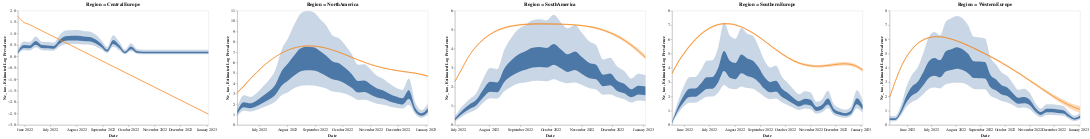

The cell this chart's notebook holds for it:
### Code cell
alt.concat(*(
    alt.layer(ne_plot, case_prev_plot, title=f"Region = {val}").transform_filter(alt.datum.location == val).resolve_scale(y='shared')
    for val in combined_ne_prev_df.location.unique() if val != np.nan
))

### Figure 1 — Vega-Lite specification as saved in the notebook (floating-point values rounded to 4 significant figures; data arrays with more than 128 entries replaced by an {"elided": "..."} marker saying what was removed)
{"config": {"view": {"continuousWidth": 400, "continuousHeight": 300}}, "concat": [{"layer": [{"layer": [{"mark": {"type": "area", "interpolate": "monotone"}, "encoding": {"x": {"axis": {"format": "%B %Y", "grid": false, "title": "Date"}, "field": "date", "type": "temporal"}, "y": {"axis": {"grid": false, "title": "Ne_tao"}, "field": "lower_hpd_log_50", "type": "quantitative"}, "y2": {"field": "upper_hpd_log_50"}}, "height": 300, "width": 500}, {"mark": {"type": "area", "interpolate": "monotone", "opacity": 0.3}, "encoding": {"x": {"axis": {"grid": false, "title": "Date"}, "field": "date", "type": "temporal"}, "y": {"field": "lower_hpd_log_95", "type": "quantitative"}, "y2": {"field": "upper_hpd_log_95"}}, "height": 300, "width": 500}]}, {"layer": [{"mark": {"type": "area", "color": "#f58518", "interpolate": "monotone", "opacity": 0.3}, "encoding": {"x": {"axis": {"format": "%B %Y", "grid": false, "title": "Date"}, "field": "date", "type": "temporal"}, "y": {"axis": {"grid": false, "title": "Estimated Log Prevalence"}, "field": "log_lower_80", "type": "quantitative"}, "y2": {"field": "log_upper_80"}}, "height": 300, "width": 500}, {"mark": {"type": "line", "color": "#f58518", "interpolate": "monotone", "opacity": 1}, "encoding": {"x": {"axis": {"grid": false, "title": "Date"}, "field": "date", "type": "temporal"}, "y": {"axis": {"grid": false, "title": ""}, "field": "log_median", "type": "quantitative"}}, "height": 300, "width": 500}]}], "resolve": {"scale": {"y": "shared"}}, "title": "Region = CentralEurope", "transform": [{"filter": "(datum.location === 'CentralEurope')"}]}, {"layer": [{"layer": [{"mark": {"type": "area", "interpolate": "monotone"}, "encoding": {"x": {"axis": {"format": "%B %Y", "grid": false, "title": "Date"}, "field": "date", "type": "temporal"}, "y": {"axis": {"grid": false, "title": "Ne_tao"}, "field": "lower_hpd_log_50", "type": "quantitative"}, "y2": {"field": "upper_hpd_log_50"}}, "height": 300, "width": 500}, {"mark": {"type": "area", "interpolate": "monotone", "opacity": 0.3}, "encoding": {"x": {"axis": {"grid": false, "title": "Date"}, "field": "date", "type": "temporal"}, "y": {"field": "lower_hpd_log_95", "type": "quantitative"}, "y2": {"field": "upper_hpd_log_95"}}, "height": 300, "width": 500}]}, {"layer": [{"mark": {"type": "area", "color": "#f58518", "interpolate": "monotone", "opacity": 0.3}, "encoding": {"x": {"axis": {"format": "%B %Y", "grid": false, "title": "Date"}, "field": "date", "type": "temporal"}, "y": {"axis": {"grid": false, "title": "Estimated Log Prevalence"}, "field": "log_lower_80", "type": "quantitative"}, "y2": {"field": "log_upper_80"}}, "height": 300, "width": 500}, {"mark": {"type": "line", "color": "#f58518", "interpolate": "monotone", "opacity": 1}, "encoding": {"x": {"axis": {"grid": false, "title": "Date"}, "field": "date", "type": "temporal"}, "y": {"axis": {"grid": false, "title": ""}, "field": "log_median", "type": "quantitative"}}, "height": 300, "width": 500}]}], "resolve": {"scale": {"y": "shared"}}, "title": "Region = NorthAmerica", "transform": [{"filter": "(datum.location === 'NorthAmerica')"}]}, {"layer": [{"layer": [{"mark": {"type": "area", "interpolate": "monotone"}, "encoding": {"x": {"axis": {"format": "%B %Y", "grid": false, "title": "Date"}, "field": "date", "type": "temporal"}, "y": {"axis": {"grid": false, "title": "Ne_tao"}, "field": "lower_hpd_log_50", "type": "quantitative"}, "y2": {"field": "upper_hpd_log_50"}}, "height": 300, "width": 500}, {"mark": {"type": "area", "interpolate": "monotone", "opacity": 0.3}, "encoding": {"x": {"axis": {"grid": false, "title": "Date"}, "field": "date", "type": "temporal"}, "y": {"field": "lower_hpd_log_95", "type": "quantitative"}, "y2": {"field": "upper_hpd_log_95"}}, "height": 300, "width": 500}]}, {"layer": [{"mark": {"type": "area", "color": "#f58518", "interpolate": "monotone", "opacity": 0.3}, "encoding": {"x": {"axis": {"format": "%B %Y", "grid": false, "title": "Date"}, "field": "date", "type": "temporal"}, "y": {"axis": {"grid": false, "title": "Estimated Log Prevalence"}, "field": "log_lower_80", "type": "quantitative"}, "y2": {"field": "log_upper_80"}}, "height": 300, "width": 500}, {"mark": {"type": "line", "color": "#f58518", "interpolate": "monotone", "opacity": 1}, "encoding": {"x": {"axis": {"grid": false, "title": "Date"}, "field": "date", "type": "temporal"}, "y": {"axis": {"grid": false, "title": ""}, "field": "log_median", "type": "quantitative"}}, "height": 300, "width": 500}]}], "resolve": {"scale": {"y": "shared"}}, "title": "Region = SouthAmerica", "transform": [{"filter": "(datum.location === 'SouthAmerica')"}]}, {"layer": [{"layer": [{"mark": {"type": "area", "interpolate": "monotone"}, "encoding": {"x": {"axis": {"format": "%B %Y", "grid": false, "title": "Date"}, "field": "date", "type": "temporal"}, "y": {"axis": {"grid": false, "title": "Ne_tao"}, "field": "lower_hpd_log_50", "type": "quantitative"}, "y2": {"field": "upper_hpd_log_50"}}, "height": 300, "width": 500}, {"mark": {"type": "area", "interpolate": "monotone", "opacity": 0.3}, "encoding": {"x": {"axis": {"grid": false, "title": "Date"}, "field": "date", "type": "temporal"}, "y": {"field": "lower_hpd_log_95", "type": "quantitative"}, "y2": {"field": "upper_hpd_log_95"}}, "height": 300, "width": 500}]}, {"layer": [{"mark": {"type": "area", "color": "#f58518", "interpolate": "monotone", "opacity": 0.3}, "encoding": {"x": {"axis": {"format": "%B %Y", "grid": false, "title": "Date"}, "field": "date", "type": "temporal"}, "y": {"axis": {"grid": false, "title": "Estimated Log Prevalence"}, "field": "log_lower_80", "type": "quantitative"}, "y2": {"field": "log_upper_80"}}, "height": 300, "width": 500}, {"mark": {"type": "line", "color": "#f58518", "interpolate": "monotone", "opacity": 1}, "encoding": {"x": {"axis": {"grid": false, "title": "Date"}, "field": "date", "type": "temporal"}, "y": {"axis": {"grid": false, "title": ""}, "field": "log_median", "type": "quantitative"}}, "height": 300, "width": 500}]}], "resolve": {"scale": {"y": "shared"}}, "title": "Region = SouthernEurope", "transform": [{"filter": "(datum.location === 'SouthernEurope')"}]}, {"layer": [{"layer": [{"mark": {"type": "area", "interpolate": "monotone"}, "encoding": {"x": {"axis": {"format": "%B %Y", "grid": false, "title": "Date"}, "field": "date", "type": "temporal"}, "y": {"axis": {"grid": false, "title": "Ne_tao"}, "field": "lower_hpd_log_50", "type": "quantitative"}, "y2": {"field": "upper_hpd_log_50"}}, "height": 300, "width": 500}, {"mark": {"type": "area", "interpolate": "monotone", "opacity": 0.3}, "encoding": {"x": {"axis": {"grid": false, "title": "Date"}, "field": "date", "type": "temporal"}, "y": {"field": "lower_hpd_log_95", "type": "quantitative"}, "y2": {"field": "upper_hpd_log_95"}}, "height": 300, "width": 500}]}, {"layer": [{"mark": {"type": "area", "color": "#f58518", "interpolate": "monotone", "opacity": 0.3}, "encoding": {"x": {"axis": {"format": "%B %Y", "grid": false, "title": "Date"}, "field": "date", "type": "temporal"}, "y": {"axis": {"grid": false, "title": "Estimated Log Prevalence"}, "field": "log_lower_80", "type": "quantitative"}, "y2": {"field": "log_upper_80"}}, "height": 300, "width": 500}, {"mark": {"type": "line", "color": "#f58518", "interpolate": "monotone", "opacity": 1}, "encoding": {"x": {"axis": {"grid": false, "title": "Date"}, "field": "date", "type": "temporal"}, "y": {"axis": {"grid": false, "title": ""}, "field": "log_median", "type": "quantitative"}}, "height": 300, "width": 500}]}], "resolve": {"scale": {"y": "shared"}}, "title": "Region = WesternEurope", "transform": [{"filter": "(datum.location === 'WesternEurope')"}]}], "data": {"name": "data-a469a45ea4f3f3f272e2050d96e7b4e3"}, "$schema": "https://vega.github.io/schema/vega-lite/v4.17.0.json", "datasets": {"data-a469a45ea4f3f3f272e2050d96e7b4e3": {"elided": "161 records"}}}
